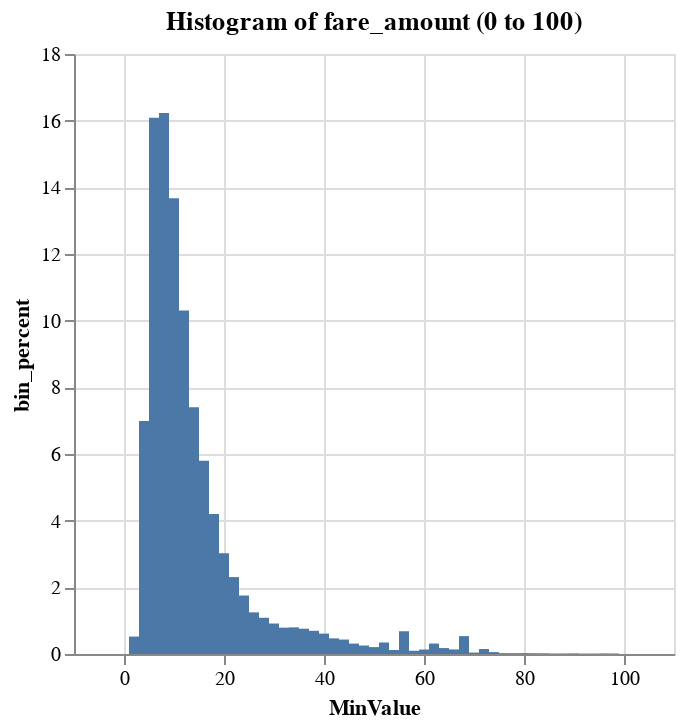

Notebook source saved alongside this figure:
### Code cell
%chart x=MinValue, y=bin_percent, title="Histogram of fare_amount (0 to 100)", width=500

### Figure 1 — Vega-Lite specification as saved in the notebook (floating-point values rounded to 4 significant figures)
{"$schema": "https://vega.github.io/schema/vega-lite/v3.json", "data": {"format": {"type": "csv"}, "values": "\"ColumnName\",\"Label\",\"MinValue\",\"MaxValue\",\"CountOfValues\",\"Bin_Percent\"\n\"fare_amount\",\"0-2\",\"0\",\"2\",\"0\",\"0\"\n\"fare_amount\",\"10-12\",\"10\",\"12\",\"64678\",\"13.670498667359935\"\n\"fare_amount\",\"100\",\"100\",\"100\",\"0\",\"0\"\n\"fare_amount\",\"12-14\",\"12\",\"14\",\"48759\",\"10.305820286987895\"\n\"fare_amount\",\"14-16\",\"14\",\"16\",\"35016\",\"7.401066534776516\"\n\"fare_amount\",\"16-18\",\"16\",\"18\",\"27424\",\"5.796403034318916\"\n\"fare_amount\",\"18-20\",\"18\",\"20\",\"19887\",\"4.203364467017951\"\n\"fare_amount\",\"2-4\",\"2\",\"4\",\"2474\",\"0.522910629627516\"\n\"fare_amount\",\"20-22\",\"20\",\"22\",\"14299\",\"3.0222712583039013\"\n\"fare_amount\",\"22-24\",\"22\",\"24\",\"10916\",\"2.307232187960374\"\n\"fare_amount\",\"24-26\",\"24\",\"26\",\"8302\",\"1.7547308193886977\"\n\"fare_amount\",\"26-28\",\"26\",\"28\",\"5910\",\"1.2491519082856184\"\n\"fare_amount\",\"28-30\",\"28\",\"30\",\"5143\",\"1.0870369313558266\"\n\"fare_amount\",\"30-32\",\"30\",\"32\",\"4328\",\"0.9147765582166085\"\n\"fare_amount\",\"32-34\",\"32\",\"34\",\"3739\",\"0.790284092230106\"\n\"fare_amount\",\"34-36\",\"34\",\"36\",\"3780\",\"0.7989499514923244\"\n\"fare_amount\",\"36-38\",\"36\",\"38\",\"3589\",\"0.7585797290756487\"\n\"fare_amount\",\"38-40\",\"38\",\"40\",\"3295\",\"0.6964391772929124\"\n\"fare_amount\",\"4-6\",\"4\",\"6\",\"33071\",\"6.98996662587372\"\n\"fare_amount\",\"40-42\",\"40\",\"42\",\"2893\",\"0.6114714840389668\"\n\"fare_amount\",\"42-44\",\"42\",\"44\",\"2220\",\"0.4692245746859683\"\n\"fare_amount\",\"44-46\",\"44\",\"46\",\"2052\",\"0.43371568795297605\"\n\"fare_amount\",\"46-48\",\"46\",\"48\",\"1478\",\"0.31239365828191945\"\n\"fare_amount\",\"48-50\",\"48\",\"50\",\"1203\",\"0.2542689924987477\"\n\"fare_amount\",\"50-52\",\"50\",\"52\",\"978\",\"0.2067124477670617\"\n\"fare_amount\",\"52-54\",\"52\",\"54\",\"1636\",\"0.34578892080461443\"\n\"fare_amount\",\"54-56\",\"54\",\"56\",\"567\",\"0.11984249272384866\"\n\"fare_amount\",\"56-58\",\"56\",\"58\",\"3229\",\"0.6824892575049512\"\n\"fare_amount\",\"58-60\",\"58\",\"60\",\"458\",\"0.09680398883160968\"\n\"fare_amount\",\"6-8\",\"6\",\"8\",\"76119\",\"16.08869612636091\"\n\"fare_amount\",\"60-62\",\"60\",\"62\",\"638\",\"0.13484922461695845\"\n\"fare_amount\",\"62-64\",\"62\",\"64\",\"1485\",\"0.31387319522912743\"\n\"fare_amount\",\"64-66\",\"64\",\"66\",\"843\",\"0.17817852092805012\"\n\"fare_amount\",\"66-68\",\"66\",\"68\",\"649\",\"0.1371742112482853\"\n\"fare_amount\",\"68-70\",\"68\",\"70\",\"2538\",\"0.5364378245734178\"\n\"fare_amount\",\"70-72\",\"70\",\"72\",\"201\",\"0.042483846626972806\"\n\"fare_amount\",\"72-74\",\"72\",\"74\",\"713\",\"0.1507014061941871\"\n\"fare_amount\",\"74-76\",\"74\",\"76\",\"267\",\"0.05643376641493403\"\n\"fare_amount\",\"76-78\",\"76\",\"78\",\"122\",\"0.025786215365625285\"\n\"fare_amount\",\"78-80\",\"78\",\"80\",\"115\",\"0.024306678418417275\"\n\"fare_amount\",\"8-10\",\"8\",\"10\",\"76785\",\"16.229463498766698\"\n\"fare_amount\",\"80-82\",\"80\",\"82\",\"125\",\"0.02642030262871443\"\n\"fare_amount\",\"82-84\",\"82\",\"84\",\"107\",\"0.022615779050179554\"\n\"fare_amount\",\"84-86\",\"84\",\"86\",\"100\",\"0.021136242102971544\"\n\"fare_amount\",\"86-88\",\"86\",\"88\",\"70\",\"0.01479536947208008\"\n\"fare_amount\",\"88-90\",\"88\",\"90\",\"76\",\"0.016063543998258375\"\n\"fare_amount\",\"90-92\",\"90\",\"92\",\"91\",\"0.019233980313704106\"\n\"fare_amount\",\"92-94\",\"92\",\"94\",\"61\",\"0.012893107682812642\"\n\"fare_amount\",\"94-96\",\"94\",\"96\",\"65\",\"0.013738557366931503\"\n\"fare_amount\",\"96-98\",\"96\",\"98\",\"81\",\"0.01712035610340695\"\n\"fare_amount\",\"98-100\",\"98\",\"100\",\"73\",\"0.015429456735169227\"\n"}, "encoding": {"x": {"axis": {"grid": true, "title": "MinValue"}, "field": "MinValue", "type": "quantitative"}, "y": {"axis": {"grid": true, "title": "bin_percent"}, "field": "Bin_Percent", "type": "quantitative"}}, "mark": {"color": "#4C78A8", "type": "bar"}, "title": "Histogram of fare_amount (0 to 100)", "width": "500"}
